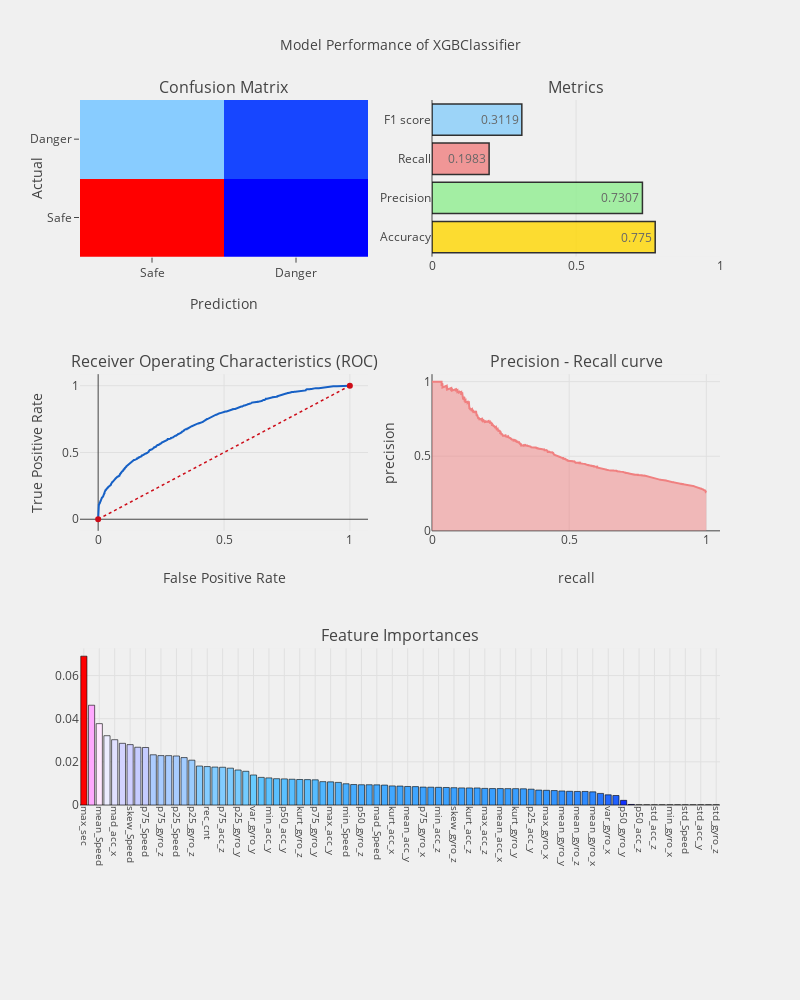

Here is the notebook cell this chart was saved with:
### Code cell
_ = prediction_evaluation(xgb_clf, X_train, X_test, y_train, y_test, 
                          predictor_cols=X_train.columns, cf = 'features')

### Figure 1 — Plotly figure (JSON) as saved in the notebook; plotly's stock layout.template omitted (floating-point values rounded to 4 significant figures; data arrays with more than 128 entries replaced by an {"elided": "..."} marker saying what was removed)
{"data": [{"colorscale": "Picnic", "name": "Confusion Matrix", "showscale": false, "type": "heatmap", "uid": "6048eb65-ce1e-4514-94fd-af6c19c9eb42", "x": ["Safe", "Danger"], "xaxis": "x", "y": ["Safe", "Danger"], "yaxis": "y", "z": [[3620, 94], [1031, 255]]}, {"marker": {"color": ["gold", "lightgreen", "lightcoral", "lightskyblue"], "line": {"color": "#000000", "width": 1.5}}, "name": "", "opacity": 0.8, "orientation": "h", "text": [0.775, 0.7307, 0.1983, 0.3119], "textposition": "auto", "type": "bar", "uid": "162a4e53-50b1-4f95-a90e-7ecd3da6f015", "x": [0.775, 0.7307, 0.1983, 0.3119], "xaxis": "x2", "y": ["Accuracy", "Precision", "Recall", "F1 score"], "yaxis": "y2"}, {"line": {"color": "rgb(22, 96, 197)", "width": 2}, "name": "ROC: 0.5864898149241532", "type": "scatter", "uid": "1cb8d15d-37be-4a36-83b9-27a887e847ab", "x": {"elided": "1609 float values"}, "xaxis": "x3", "y": {"elided": "1609 float values"}, "yaxis": "y3"}, {"line": {"color": "rgb(205, 12, 24)", "dash": "dot", "width": 1.5}, "type": "scatter", "uid": "d6090110-4cb8-49de-a47a-f20c739765ad", "x": [0, 1], "xaxis": "x3", "y": [0, 1], "yaxis": "y3"}, {"fill": "tozeroy", "line": {"color": "lightcoral", "width": 2}, "name": "Precision [0.25776709 0.25761828 0.25766994 ... 1.         1.         1.        ]", "type": "scatter", "uid": "8bf1859e-c1d3-47bc-95ed-a5df16ffae42", "x": {"elided": "4987 float values"}, "xaxis": "x4", "y": {"elided": "4987 float values"}, "yaxis": "y4"}, {"marker": {"color": [0.06897, 0.04623, 0.0377, 0.03211, 0.03025, 0.02859, 0.02798, 0.02676, 0.02665, 0.02327, 0.02288, 0.02288, 0.02271, 0.02198, 0.02077, 0.01806, 0.01781, 0.01758, 0.01749, 0.01707, 0.01622, 0.01562, 0.01391, 0.0128, 0.01255, 0.01219, 0.0121, 0.01195, 0.01182, 0.01176, 0.01167, 0.01082, 0.01072, 0.01047, 0.009836, 0.009483, 0.009384, 0.009379, 0.009327, 0.009225, 0.008845, 0.008775, 0.008581, 0.008519, 0.008291, 0.00825, 0.008194, 0.008112, 0.008021, 0.007928, 0.007915, 0.007896, 0.007691, 0.007612, 0.007601, 0.007585, 0.007575, 0.007512, 0.007329, 0.006911, 0.006809, 0.00669, 0.006495, 0.006352, 0.006273, 0.006273, 0.006094, 0.00537, 0.004721, 0.004395, 0.002159, 0.0002522, 0, 0, 0, 0, 0, 0, 0, 0, 0, 0, 0], "colorscale": "Picnic", "line": {"color": "black", "width": 0.6}}, "name": "coefficients", "type": "bar", "uid": "1d1836f7-5cf2-43a3-92e2-43754b433b72", "x": ["max_sec", "mad_acc_y", "mean_Speed", "var_acc_x", "mad_acc_x", "mad_gyro_x", "skew_Speed", "var_acc_z", "p75_Speed", "mad_gyro_z", "p75_gyro_z", "p50_Speed", "p25_Speed", "mad_acc_z", "p25_gyro_z", "max_Speed", "rec_cnt", "median_accuracy", "p75_acc_z", "min_acc_x", "p25_gyro_y", "min_accuracy", "var_gyro_y", "max_gyro_y", "min_acc_y", "p75_acc_y", "p50_acc_y", "min_gyro_y", "kurt_gyro_z", "skew_gyro_x", "p75_gyro_y", "kurt_acc_y", "max_acc_y", "var_gyro_z", "min_Speed", "max_acc_x", "p50_gyro_z", "min_gyro_z", "mad_Speed", "kurt_Speed", "kurt_acc_x", "mean_acc_z", "mean_acc_y", "max_accuracy", "p75_gyro_x", "mad_gyro_y", "min_acc_z", "p25_acc_z", "skew_gyro_z", "skew_acc_y", "kurt_acc_z", "p25_gyro_x", "max_acc_z", "skew_acc_x", "mean_acc_x", "p25_acc_x", "kurt_gyro_y", "max_gyro_z", "p25_acc_y", "kurt_gyro_x", "max_gyro_x", "skew_gyro_y", "mean_gyro_y", "skew_acc_z", "mean_gyro_z", "p50_gyro_x", "mean_gyro_x", "var_Speed", "var_gyro_x", "p75_acc_x", "p50_gyro_y", "p75_accuracy", "p50_acc_z", "std_acc_x", "std_acc_z", "std_gyro_x", "min_gyro_x", "var_acc_y", "std_Speed", "std_gyro_y", "std_acc_y", "p50_acc_x", "std_gyro_z"], "xaxis": "x5", "y": [0.06897, 0.04623, 0.0377, 0.03211, 0.03025, 0.02859, 0.02798, 0.02676, 0.02665, 0.02327, 0.02288, 0.02288, 0.02271, 0.02198, 0.02077, 0.01806, 0.01781, 0.01758, 0.01749, 0.01707, 0.01622, 0.01562, 0.01391, 0.0128, 0.01255, 0.01219, 0.0121, 0.01195, 0.01182, 0.01176, 0.01167, 0.01082, 0.01072, 0.01047, 0.009836, 0.009483, 0.009384, 0.009379, 0.009327, 0.009225, 0.008845, 0.008775, 0.008581, 0.008519, 0.008291, 0.00825, 0.008194, 0.008112, 0.008021, 0.007928, 0.007915, 0.007896, 0.007691, 0.007612, 0.007601, 0.007585, 0.007575, 0.007512, 0.007329, 0.006911, 0.006809, 0.00669, 0.006495, 0.006352, 0.006273, 0.006273, 0.006094, 0.00537, 0.004721, 0.004395, 0.002159, 0.0002522, 0, 0, 0, 0, 0, 0, 0, 0, 0, 0, 0], "yaxis": "y5"}], "layout": {"annotations": [{"font": {"size": 16}, "showarrow": false, "text": "Confusion Matrix", "x": 0.225, "xanchor": "center", "xref": "paper", "y": 1, "yanchor": "bottom", "yref": "paper"}, {"font": {"size": 16}, "showarrow": false, "text": "Metrics", "x": 0.775, "xanchor": "center", "xref": "paper", "y": 1, "yanchor": "bottom", "yref": "paper"}, {"font": {"size": 16}, "showarrow": false, "text": "Receiver Operating Characteristics (ROC)", "x": 0.225, "xanchor": "center", "xref": "paper", "y": 0.6111, "yanchor": "bottom", "yref": "paper"}, {"font": {"size": 16}, "showarrow": false, "text": "Precision - Recall curve", "x": 0.775, "xanchor": "center", "xref": "paper", "y": 0.6111, "yanchor": "bottom", "yref": "paper"}, {"font": {"size": 16}, "showarrow": false, "text": "Feature Importances", "x": 0.5, "xanchor": "center", "xref": "paper", "y": 0.2222, "yanchor": "bottom", "yref": "paper"}], "autosize": false, "height": 1000, "margin": {"b": 195}, "paper_bgcolor": "rgba(240, 240, 240, 0.95)", "plot_bgcolor": "rgba(240, 240, 240, 0.95)", "showlegend": false, "title": {"font": {"size": 14}, "text": "Model Performance of XGBClassifier"}, "width": 800, "xaxis": {"anchor": "y", "domain": [0, 0.45], "title": {"text": "Prediction"}}, "xaxis2": {"anchor": "y2", "domain": [0.55, 1], "range": [0, 1]}, "xaxis3": {"anchor": "y3", "domain": [0, 0.45], "title": {"text": "False Positive Rate"}}, "xaxis4": {"anchor": "y4", "domain": [0.55, 1], "range": [0, 1.05], "title": {"text": "recall"}}, "xaxis5": {"anchor": "y5", "domain": [0, 1], "showgrid": true, "tickangle": 90, "tickfont": {"size": 10}}, "yaxis": {"anchor": "x", "domain": [0.7778, 1], "title": {"text": "Actual"}}, "yaxis2": {"anchor": "x2", "domain": [0.7778, 1]}, "yaxis3": {"anchor": "x3", "domain": [0.3889, 0.6111], "title": {"text": "True Positive Rate"}}, "yaxis4": {"anchor": "x4", "domain": [0.3889, 0.6111], "range": [0, 1.05], "title": {"text": "precision"}}, "yaxis5": {"anchor": "x5", "domain": [0, 0.2222]}}}
